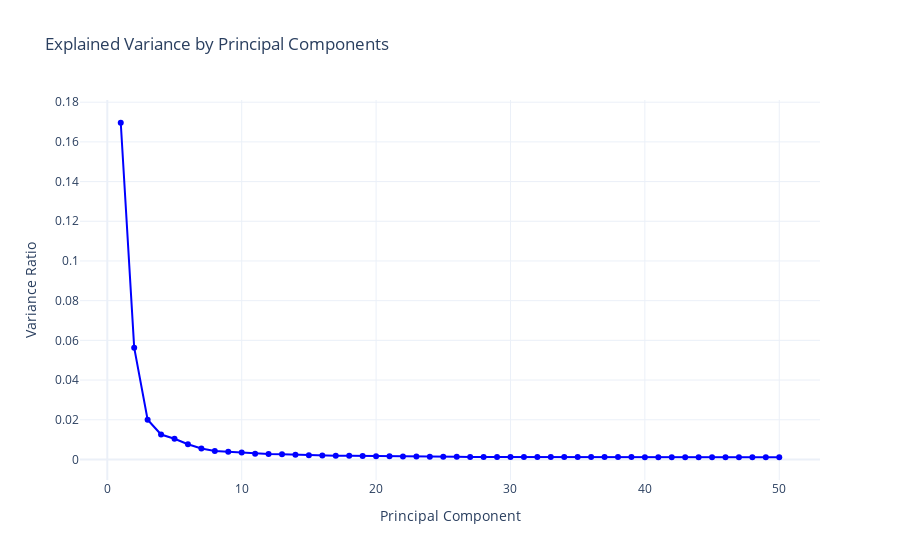

The code cell stored with this chart in its notebook:
### Code cell
# Perform PCA
sc.tl.pca(adata, svd_solver='arpack')

# Visualize the explained variance by each principal component using Plotly
import plotly.graph_objs as go

fig_pca = go.Figure(
    go.Scatter(
        x=list(range(1, len(adata.uns['pca']['variance_ratio']) + 1)),
        y=adata.uns['pca']['variance_ratio'],
        mode='lines+markers',
        marker=dict(color='blue'),
        line=dict(color='blue', width=2)
    )
)

fig_pca.update_layout(
    title='Explained Variance by Principal Components',
    xaxis_title='Principal Component',
    yaxis_title='Variance Ratio',
    template='plotly_white'
)

fig_pca.show()

### Figure 1 — Plotly figure (JSON) as saved in the notebook; plotly's stock layout.template omitted (floating-point values rounded to 4 significant figures)
{"data": [{"line": {"color": "blue", "width": 2}, "marker": {"color": "blue"}, "mode": "lines+markers", "type": "scatter", "x": [1, 2, 3, 4, 5, 6, 7, 8, 9, 10, 11, 12, 13, 14, 15, 16, 17, 18, 19, 20, 21, 22, 23, 24, 25, 26, 27, 28, 29, 30, 31, 32, 33, 34, 35, 36, 37, 38, 39, 40, 41, 42, 43, 44, 45, 46, 47, 48, 49, 50], "y": [0.1696, 0.05634, 0.01998, 0.01256, 0.01044, 0.007662, 0.005498, 0.004306, 0.003928, 0.003436, 0.00283, 0.002702, 0.002555, 0.002311, 0.00211, 0.001984, 0.00188, 0.001805, 0.001701, 0.001642, 0.001566, 0.00146, 0.001441, 0.00138, 0.001355, 0.001318, 0.001291, 0.001272, 0.00125, 0.001239, 0.001229, 0.001222, 0.001211, 0.001207, 0.001189, 0.001179, 0.001176, 0.00117, 0.001168, 0.001153, 0.001146, 0.001145, 0.00114, 0.001134, 0.001131, 0.001127, 0.001118, 0.001112, 0.001107, 0.001103]}], "layout": {"title": {"text": "Explained Variance by Principal Components"}, "xaxis": {"title": {"text": "Principal Component"}}, "yaxis": {"title": {"text": "Variance Ratio"}}}}
